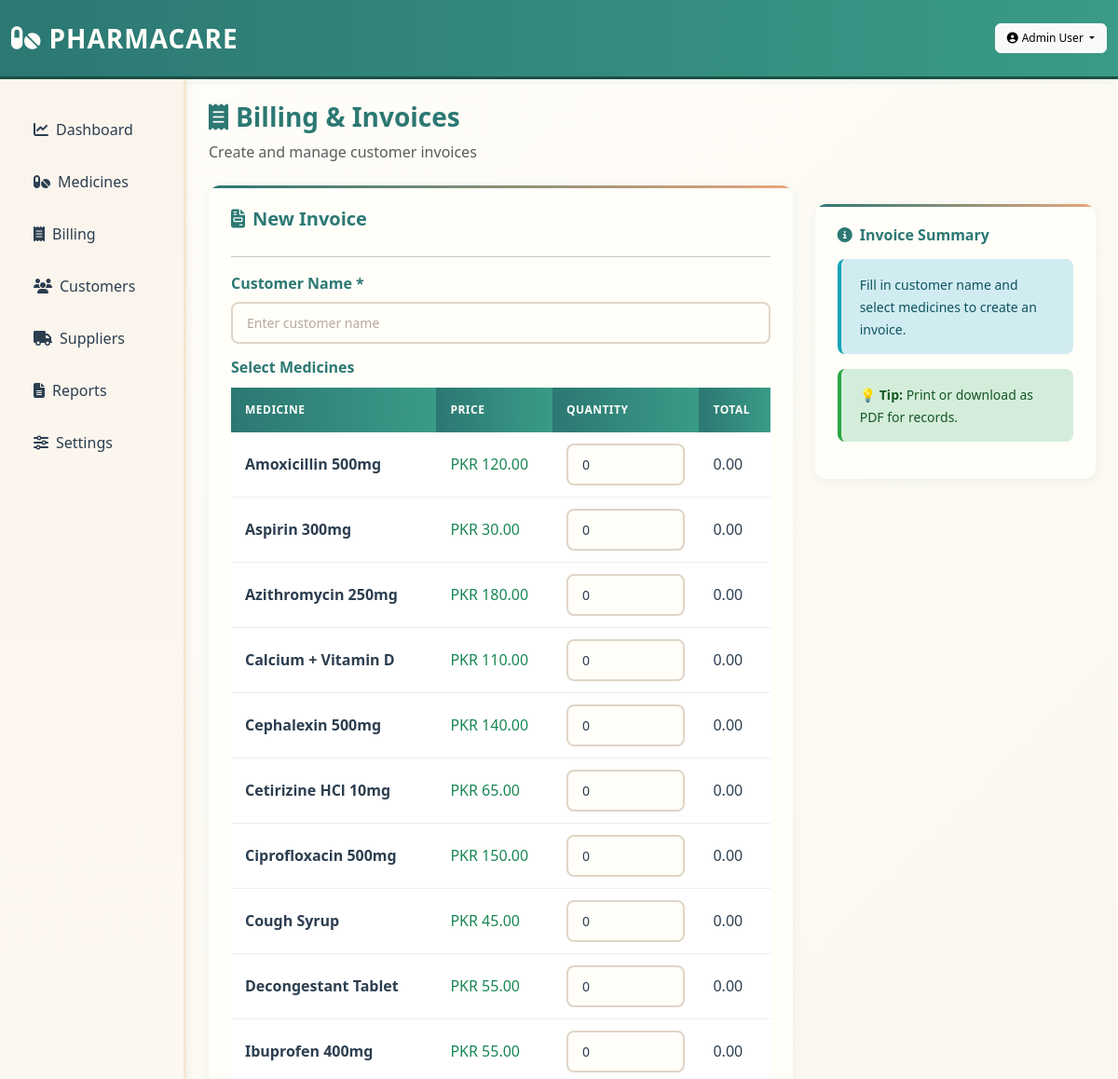
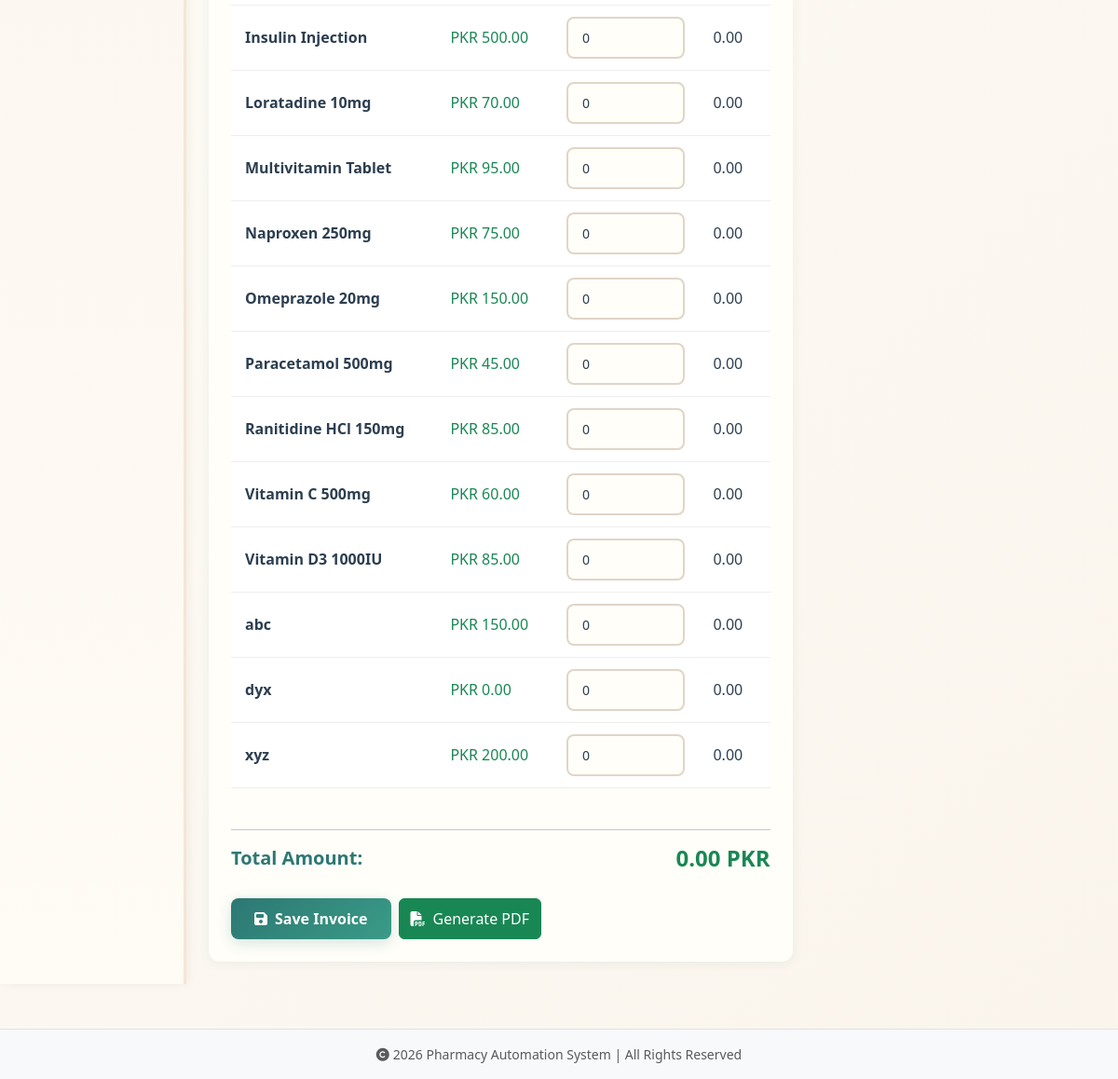
/billing (signed in), run on the app's committed database (2 pictures, top to bottom).
### app.py (models this page shows)
class Medicine(db.Model):
    id = db.Column(db.Integer, primary_key=True)
    name = db.Column(db.String(200), nullable=False)
    category = db.Column(db.String(100))
    price = db.Column(db.Float, default=0.0)
    quantity = db.Column(db.Integer, default=0)
    reorder_level = db.Column(db.Integer, default=10)
    expiry_date = db.Column(db.Date)
    supplier_id = db.Column(db.Integer, db.ForeignKey('supplier.id'))

### app.py (the view, shortened to what this page needs)
@app.route('/billing', methods=['GET', 'POST'])
@login_required(role=['admin', 'pharmacist'])
def billing():
    try:
        medicines = Medicine.query.order_by(Medicine.name).all()
        return render_template('billing.html', medicines=medicines)
    except Exception as e:
        db.session.rollback()
        flash(f'Error: {str(e)}', 'danger')
        return render_template('billing.html', medicines=medicines)

### app.py (called while the page is built)
def login_required(role=None):
    def decorator(f):
        @wraps(f)
        def wrapped(*args, **kwargs):
            if 'user_id' not in session:
                flash('Please login first', 'warning')
                return redirect(url_for('login'))
            if role and session.get('role') not in role:
                flash('Access denied. Insufficient permissions.', 'danger')
                return redirect(url_for('dashboard'))
            return f(*args, **kwargs)
        return wrapped
    return decorator

@app.context_processor
def inject_logo():
    logo_path = None
    try:
        for f in os.listdir(IMG_DIR):
            if f.startswith('logo'):
                logo_path = os.path.join('static', 'images', f).replace('\\', '/')
                break
    except Exception:
        logo_path = None
    return dict(logo=logo_path)

### templates/billing.html (shortened to what this page needs)
{% extends 'base.html' %}
{% block content %}
<div class="mb-4">
  <h3><i class="fas fa-receipt me-2 text-teal"></i>Billing & Invoices</h3>
  <p class="text-muted">Create and manage customer invoices</p>
</div>
<div class="row g-4">
  <div class="col-lg-8">
    <div class="card p-4">
      <h5><i class="fas fa-file-invoice me-2"></i>New Invoice</h5>
      <hr>
      <form method="post">
        <div class="mb-3">
          <label class="form-label fw-bold">Customer Name *</label>
          <input class="form-control" name="customer_name" placeholder="Enter customer name" required>
        </div>
        <div class="mb-4">
          <h6 class="fw-bold">Select Medicines</h6>
          <div class="table-responsive">
            <table class="table table-sm">
              <thead>
                <tr>
                  <th>Medicine</th>
                  <th>Price</th>
                  <th>Quantity</th>
                  <th>Total</th>
                </tr>
              </thead>
              <tbody>
                {% for m in medicines %}
                <tr>
                  <td class="fw-bold">{{ m.name }}</td>
                  <td class="text-success">PKR {{ '%.2f'|format(m.price) }}</td>
                  <td>
                    <input class="form-control form-control-sm quantity-input" type="number" min="0" max="{{ m.quantity }}" name="qty_{{ m.id }}" value="0" data-price="{{ m.price }}">
                  </td>
                  <td class="total-price">0.00</td>
                </tr>
                {% endfor %}
              </tbody>
            </table>
          </div>
        </div>
        <hr>
        <div class="d-flex justify-content-between align-items-center mb-3">
          <h5>Total Amount:</h5>
          <h4 class="text-success"><span id="invoice-total">0.00</span> PKR</h4>
        </div>
        <div class="d-flex gap-2">
          <button type="submit" class="btn btn-teal" name="action" value="save">
            <i class="fas fa-save me-2"></i>Save Invoice
          </button>
          <button type="submit" class="btn btn-success" name="action" value="pdf">
            <i class="fas fa-file-pdf me-2"></i>Generate PDF
          </button>
        </div>
      </form>
    </div>
  </div>
  <div class="col-lg-4">
    <div class="card p-4 sticky-top" style="top: 20px;">
      <h6 class="fw-bold mb-3"><i class="fas fa-info-circle me-2"></i>Invoice Summary</h6>
      <div class="alert alert-info">
        <small>Fill in customer name and select medicines to create an invoice.</small>
      </div>
      <div class="alert alert-success">
        <small><strong>💡 Tip:</strong> Print or download as PDF for records.</small>
      </div>
    </div>
  </div>
</div>
{% endblock %}

### templates/base.html (shortened to what this page needs)
<!doctype html>
<html lang="en">
  <head>
    <link href="https://cdn.jsdelivr.net/npm/bootstrap@5.3.2/dist/css/bootstrap.min.css" rel="stylesheet">
    <link href="https://cdnjs.cloudflare.com/ajax/libs/font-awesome/6.4.0/css/all.min.css" rel="stylesheet">
    <link href="/static/css/style.css" rel="stylesheet">
  </head>
  <body>
    <nav class="navbar navbar-expand-lg navbar-dark shadow-sm">
      <div class="container-fluid">
        <a class="navbar-brand d-flex align-items-center" href="/dashboard">
          {% if logo %}
            <img src="/{{ logo }}" alt="logo" style="height:36px; object-fit:contain; margin-right:10px; border-radius:6px;">
          {% else %}
            <i class="fas fa-pills me-2"></i>
          {% endif %}
          <span class="brand-text">PharmaCare</span>
        </a>
        <div class="collapse navbar-collapse" id="navbarNav">
          <div class="ms-auto d-flex align-items-center gap-3">
            {% if session.user_name %}
            <div class="dropdown">
              <button class="btn btn-light btn-sm dropdown-toggle" type="button" data-bs-toggle="dropdown">
                <i class="fas fa-user-circle me-1"></i>{{ session.user_name }}
              </button>
            </div>
            {% else %}
            <a class="btn btn-light btn-sm" href="/login"><i class="fas fa-sign-in-alt me-1"></i>Login</a>
            {% endif %}
          </div>
        </div>
      </div>
    </nav>
    <div class="container-fluid">
      <div class="row">
        <aside class="col-md-2 sidebar py-3">
          <ul class="nav flex-column">
            <li class="nav-item">
              <a class="nav-link" href="/dashboard">
                <i class="fas fa-chart-line me-2"></i>Dashboard
              </a>
            </li>
            <li class="nav-item">
              <a class="nav-link" href="/medicines">
                <i class="fas fa-pills me-2"></i>Medicines
              </a>
            </li>
            <li class="nav-item">
              <a class="nav-link" href="/billing">
                <i class="fas fa-receipt me-2"></i>Billing
              </a>
            </li>
            <li class="nav-item">
              <a class="nav-link" href="/customers">
                <i class="fas fa-users me-2"></i>Customers
              </a>
            </li>
            <li class="nav-item">
              <a class="nav-link" href="/suppliers">
                <i class="fas fa-truck me-2"></i>Suppliers
              </a>
            </li>
            <li class="nav-item">
              <a class="nav-link" href="/reports">
                <i class="fas fa-file-alt me-2"></i>Reports
              </a>
            </li>
            <li class="nav-item">
              <a class="nav-link" href="/settings">
                <i class="fas fa-sliders-h me-2"></i>Settings
              </a>
            </li>
          </ul>
        </aside>
        <main class="col-md-10 py-4">
          <div class="container-fluid">
            {% block content %}{% endblock %}
          </div>
        </main>
      </div>
    </div>
    <footer class="bg-light py-3 mt-5 border-top">
      <div class="container-fluid text-center text-muted small">
        <p class="mb-0"><i class="fas fa-copyright me-1"></i>2026 Pharmacy Automation System | All Rights Reserved</p>
      </div>
    </footer>
  </body>
</html>

### static/css/style.css (style rules this page uses)
* { margin: 0; padding: 0; box-sizing: border-box; }
:root { --beige: #F5E6D3; --teal: #2C7873; --dark-teal: #1B4F45; --cream: #FFFEF9; --light-beige: #FAF4EC; --accent: #E8A87C; --text-dark: #2C3E50; --text-light: #7F8C8D; }
body { background: linear-gradient(135deg, #FFFEF9 0%, #FAF4EC 100%); color: var(--text-dark); font-family: 'Segoe UI', Tahoma, Geneva, Verdana, sans-serif; min-height: 100vh; }
.navbar { background: linear-gradient(90deg, var(--teal) 0%, #3a9b87 100%) !important; box-shadow: 0 4px 15px rgba(44, 120, 115, 0.15); border-bottom: 3px solid var(--dark-teal); padding: 15px 0; animation: slideDown 0.6s ease-out; }
.navbar-brand { color: var(--cream) !important; font-size: 28px !important; font-weight: 700; letter-spacing: 1px; text-transform: uppercase; transition: all 0.3s ease; }
.navbar-light .navbar-nav .nav-link, .nav-link { color: var(--cream) !important; font-weight: 500; margin-right: 5px; transition: all 0.3s ease; position: relative; }
.nav-link::after { content: ''; position: absolute; bottom: -5px; left: 0; width: 0; height: 2px; background: var(--accent); transition: width 0.3s ease; }
.btn-teal, .btn-primary { background: linear-gradient(135deg, var(--teal) 0%, #3a9b87 100%); border: none; color: var(--cream); font-weight: 600; padding: 10px 25px; border-radius: 8px; transition: all 0.3s ease; box-shadow: 0 4px 15px rgba(44, 120, 115, 0.2); position: relative; overflow: hidden; }
.btn-teal::before, .btn-primary::before { content: ''; position: absolute; top: 50%; left: 50%; width: 0; height: 0; border-radius: 50%; background: rgba(255, 255, 255, 0.3); transform: translate(-50%, -50%); transition: width 0.6s, height 0.6s; }
.btn-sm { border-radius: 6px; font-size: 12px; padding: 6px 12px; }
.sidebar { background: linear-gradient(180deg, var(--light-beige) 0%, #fffbf5 100%); border-right: 3px solid var(--beige); min-height: calc(100vh - 80px); box-shadow: 2px 0 10px rgba(0, 0, 0, 0.05); animation: slideInLeft 0.6s ease-out 0.2s both; padding-top: 30px !important; }
.nav-link { color: var(--text-dark) !important; padding: 12px 20px !important; margin-bottom: 8px; border-left: 4px solid transparent; transition: all 0.3s ease; border-radius: 0 8px 8px 0; font-weight: 500; }
.card { border: none; border-radius: 12px; background: var(--cream); box-shadow: 0 2px 12px rgba(44, 120, 115, 0.08); transition: all 0.4s cubic-bezier(0.175, 0.885, 0.32, 1.275); overflow: hidden; position: relative; animation: fadeInUp 0.6s ease-out; }
.card::before { content: ''; position: absolute; top: 0; left: 0; width: 100%; height: 3px; background: linear-gradient(90deg, var(--teal), var(--accent)); }
.card h6, .card h5, .card h4 { color: var(--teal); font-weight: 700; margin-bottom: 12px; }
.table { color: var(--text-dark); margin-bottom: 20px; border-collapse: collapse; }
.table thead th { background: linear-gradient(90deg, var(--teal) 0%, #3a9b87 100%); color: var(--cream); font-weight: 600; border: none; padding: 15px; text-transform: uppercase; font-size: 12px; letter-spacing: 0.5px; }
.table tbody tr { border-bottom: 1px solid #eee; transition: all 0.3s ease; }
.table tbody td { padding: 12px 15px; vertical-align: middle; color: var(--text-dark); }
.form-control, .form-select { border: 2px solid #e0d5c7; border-radius: 8px; padding: 10px 15px; transition: all 0.3s ease; font-size: 14px; color: var(--text-dark); background: var(--cream); }
.form-control::placeholder { color: #b8a89a; }
label { color: var(--teal); font-weight: 600; margin-bottom: 8px; display: block; }
.alert { border: none; border-radius: 8px; border-left: 4px solid; padding: 15px 20px; animation: slideInDown 0.4s ease-out; font-weight: 500; }
.alert-success { background: #d4edda; border-left-color: #28a745; color: #155724; }
.alert-info { background: #d1ecf1; border-left-color: #17a2b8; color: #0c5460; }
h1, h2, h3, h4, h5, h6 { color: var(--teal); font-weight: 700; }
main { animation: fadeIn 0.6s ease-out 0.3s both; }
.shadow-sm { box-shadow: 0 2px 8px rgba(44, 120, 115, 0.08) !important; }
html { scroll-behavior: smooth; }
* { transition: background-color 0.3s ease, color 0.3s ease; }

### data on the page
Medicine: name "Amoxicillin 500mg", price "120.00"
Medicine: name "Aspirin 300mg", price "30.00"
Medicine: name "Azithromycin 250mg", price "180.00"
Medicine: name "Calcium + Vitamin D", price "110.00"
Medicine: name "Cephalexin 500mg", price "140.00"
Medicine: name "Cetirizine HCl 10mg", price "65.00"
Medicine: name "Ciprofloxacin 500mg", price "150.00"
Medicine: name "Cough Syrup", price "45.00"
Medicine: name "Decongestant Tablet", price "55.00"
Medicine: name "Ibuprofen 400mg", price "55.00"
Medicine: name "Insulin Injection", price "500.00"
Medicine: name "Loratadine 10mg", price "70.00"
Medicine: name "Multivitamin Tablet", price "95.00"
Medicine: name "Naproxen 250mg", price "75.00"
Medicine: name "Omeprazole 20mg", price "150.00"
Medicine: name "Paracetamol 500mg", price "45.00"
Medicine: name "Ranitidine HCl 150mg", price "85.00"
Medicine: name "Vitamin C 500mg", price "60.00"
Medicine: name "Vitamin D3 1000IU", price "85.00"
Medicine: name "abc", price "150.00"
Medicine: name "dyx", price "0.00"
Medicine: name "xyz", price "200.00"

### other printed values
{{ session.user_name }} "Admin User"
